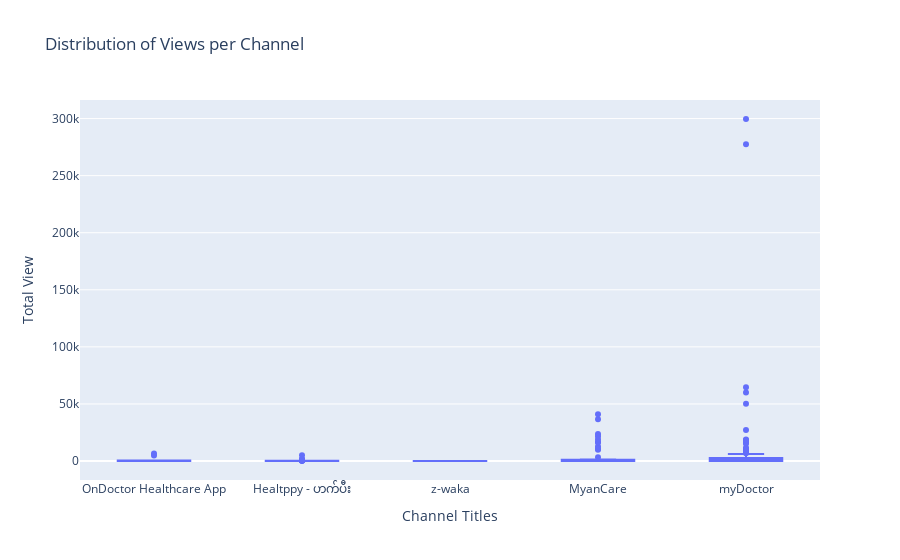

The notebook cell saved with this chart:
### Markdown cell above
#### Exploratory analysis

### Code cell
fig = px.box(video_df, x = "channelTitle", y = "viewCount",  title='Distribution of Views per Channel',
             labels={'channelTitle':'Channel Titles',
                     'viewCount':'Total View'})
fig.show()

### Figure 1 — Plotly figure (JSON) as saved in the notebook; plotly's stock layout.template omitted (floating-point values rounded to 4 significant figures; data arrays with more than 128 entries replaced by an {"elided": "..."} marker saying what was removed)
{"data": [{"alignmentgroup": "True", "hovertemplate": "Channel Titles=%{x}<br>Total View=%{y}<extra></extra>", "legendgroup": "", "marker": {"color": "#636efa"}, "name": "", "notched": false, "offsetgroup": "", "orientation": "v", "showlegend": false, "type": "box", "x": {"elided": "315 str values"}, "x0": " ", "xaxis": "x", "y": {"elided": "315 int values"}, "y0": " ", "yaxis": "y"}], "layout": {"boxmode": "group", "legend": {"tracegroupgap": 0}, "title": {"text": "Distribution of Views per Channel"}, "xaxis": {"anchor": "y", "domain": [0, 1], "title": {"text": "Channel Titles"}}, "yaxis": {"anchor": "x", "domain": [0, 1], "title": {"text": "Total View"}}}}
